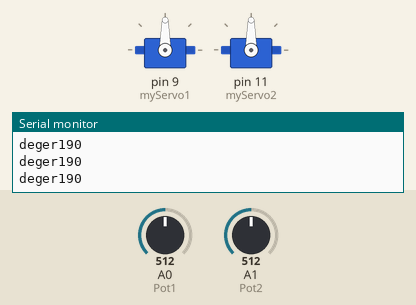
A sketch run on a simulated Arduino Uno, built with avr-gcc and run on an emulated ATmega328P. Shown: 2 × servo, the last lines printed to the serial monitor. Inputs (shaded band) come from the test bench; at power-on: A1 (Pot2) = 512, A0 (Pot1) = 512.

Above: at 1.2 s.
1.3 s: A1 (Pot2) set to 558
At 2.1 s:
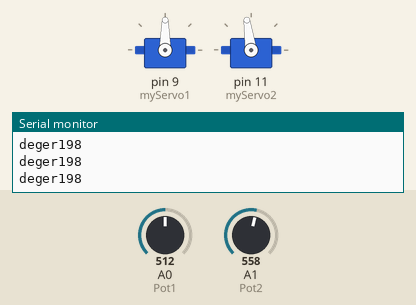
2.8 s: A1 (Pot2) set to 577
At 3.8 s:
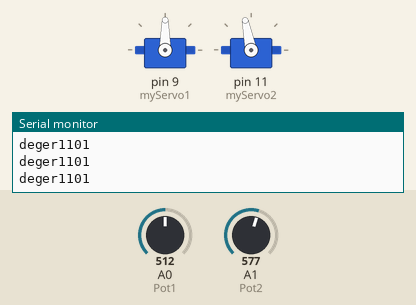
4.3 s: A0 (Pot1) set to 716
At 5.0 s:
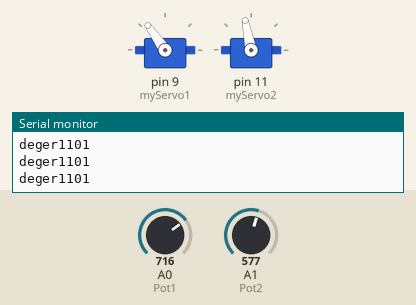
5.8 s: A0 (Pot1) set to 59
At 6.2 s:
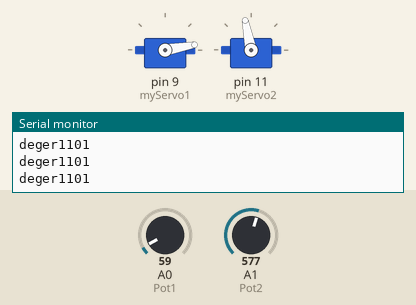
7.3 s: A0 (Pot1) set to 52
At 8.5 s:
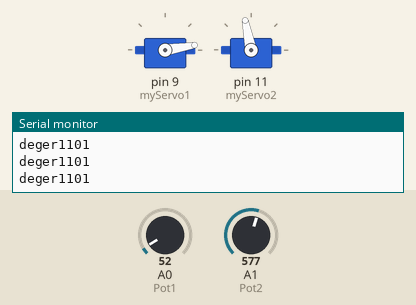
10.3 s: A1 (Pot2) set to 511
Timing chart, 0 to 12.8 s (numbered marks = the images above; inputs shaded):
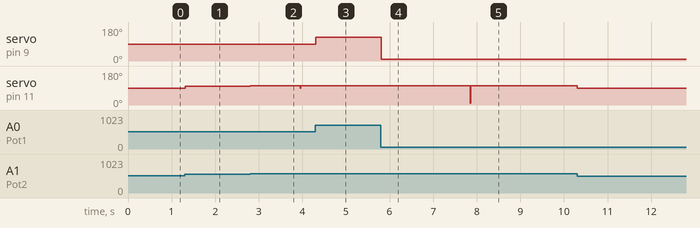

The sketch:

Labirent_freertos.ino
```cpp
#include <Arduino_FreeRTOS.h>
#include <Servo.h>
Servo myServo1;
Servo myServo2;

void TaskServo1( void *pvParameters );
void TaskServo2( void *pvParameters );
void setup() {

  // Now set up two Tasks to run independently.
  xTaskCreate(
    TaskServo1
     , "DigitalRead"  // A name just for humans
    , 128  // This stack size can be checked & adjusted by reading the Stack Highwater
    ,NULL
    , 2  // Priority, with 3 (configMAX_PRIORITIES - 1) being the highest, and 0 being the lowest.
    ,NULL );

  xTaskCreate(
    TaskServo2
    ,  "DigitalRead"
    ,  128  // Stack size
    ,  NULL
    ,  2  // Priority
    ,  NULL );
    Serial.begin (9600);

}
void loop()
{

}
void TaskServo1( void *pvParameters __attribute__((unused)) )  // This is a Task.
{

  myServo1.attach(9);
  int Pot1=A0;
  int deger;

  for (;;) // A Task shall never return or exit.
  {
    deger=analogRead(Pot1);
    deger=map(deger,0,1023,0,180);
       myServo1.write(deger);

      }
    vTaskDelay(1);
  }
  void TaskServo2( void *pvParameters __attribute__((unused)) )  // This is a Task.
{
 myServo2.attach(11);
  int Pot2=A1;
int deger1;

  for (;;) // A Task shall never return or exit.
  {
 deger1=analogRead(Pot2);
  deger1=map(deger1,0,1023,0,180);
  Serial.print("deger1");
     Serial.println(deger1);
   myServo2.write(deger1);


      }
  vTaskDelay(1);
  }
```

Measured:
- after the input at 1.3 s, servo on pin 11 (myServo2): 90° → 98° at once
- after the input at 2.8 s, servo on pin 11 (myServo2): 98° → 101° at once
- after the input at 4.3 s, servo on pin 9 (myServo1): 90° → 125° at once
- after the input at 5.8 s, servo on pin 9 (myServo1): 125° → 10° at once
- after the input at 7.3 s, servo on pin 9 (myServo1): 10° → 9° at once
